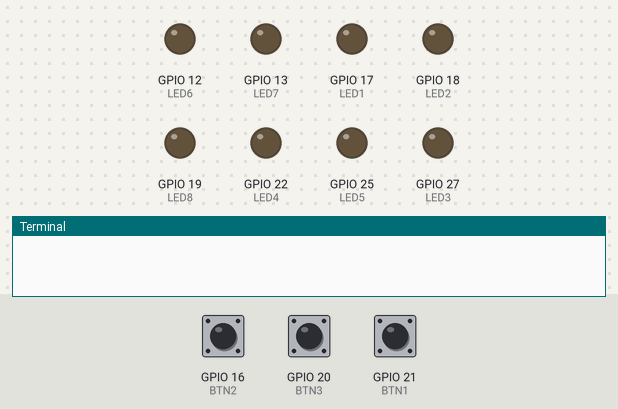
Simulated run of this program. Board: Raspberry Pi (BCM pin numbers). Shown: output pins drawn as LEDs (lit = HIGH), the last lines printed to the terminal. The test bench sets the inputs (shaded band); at power-on: GPIO 21 (BTN1) HIGH, GPIO 16 (BTN2) HIGH, GPIO 20 (BTN3) HIGH.

Above: at 1.2 s.
1.3 s: GPIO 21 (BTN1) pulled LOW for 0.15 s
At 2.2 s:
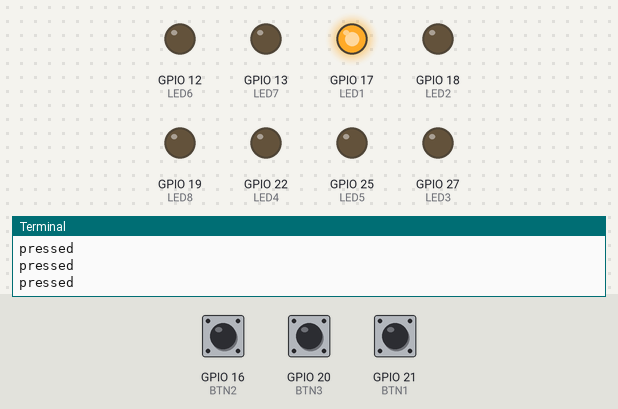
Timing chart, 0 to 4.3 s (numbered marks = the images above; inputs shaded):
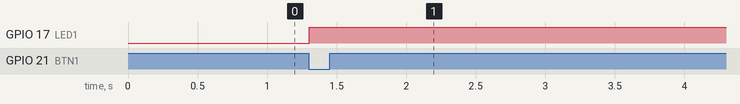

The program:

button.py
```python
from gpiozero import LED, Button
from time import sleep
import os

LED1 = LED(17)
LED2 = LED(18)
LED3 = LED(27)
LED4 = LED(22)
LED5 = LED(25)
LED6 = LED(12)
LED7 = LED(13)
LED8 = LED(19)


BTN1 = Button(21)
BTN2 = Button(16)
BTN3 = Button(20)


while True:
    if BTN1.is_pressed:
        print("pressed")
        LED1.on()

    sleep(0.05)
```

Measured:
- after the input at 1.3 s, GPIO 17 (LED1): LOW → HIGH at once
